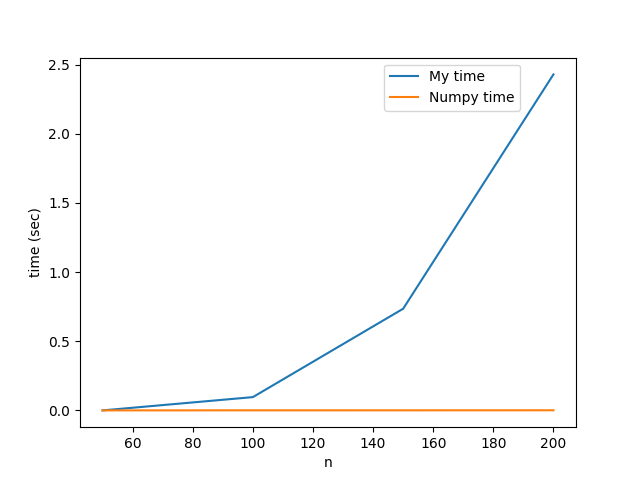

Generate this figure with Python:
import numpy as np
import time
import matplotlib.pyplot as plt
import matplotlib
from random import randint

def cholesky(array, n):
	s = np.zeros((n, n))
	for i in range(1, n + 1):
		_i = i - 1
		s[_i][_i] = array[_i][_i]
		for j in range(1, i):
			_j = j - 1
			s[_i][_i] -= s[_j][_i] ** 2
		s[_i][_i] = s[_i][_i] ** (1 / 2)
		for j in range(i + 1, n + 1):
			_j = j - 1
			s[_i][_j] = array[_i][_j]
			for k in range(1, i):
				_k = k - 1
				s[_i][_j] -= s[_k][_i] * s[_k][_j]
			s[_i][_j] /= s[_i][_i]
	return s

my_time = [0]
_time = [0]
n0 = n = 50
step = 50
start, finish = 0, 0
_start, _finish = 0, 0
while finish - start <= 1:
	f = np.random.randint(0, 10, size=(n))
	A = np.tril(np.random.rand(n, n))
	for i in range(n):
		A[i][i] = 100
	start = time.time()
	cholesky(A, n)
	finish = time.time()
	my_time.append(finish - start)
	_start = time.time()
	np.linalg.cholesky(A)
	_finish = time.time()
	_time.append(_finish - _start)
	n += step
x = [y for y in range(n0, n + 1, step)]
fig = plt.figure()
plt.plot(x, my_time, label="My time")
plt.plot(x, _time, label="Numpy time")
plt.xlabel("n")
plt.ylabel("time (sec)")
plt.legend(bbox_to_anchor=(0.5, 0.5, 0.5, 0.5), loc='upper center')
plt.show()
fig.savefig('hw1/cholesky.png')
